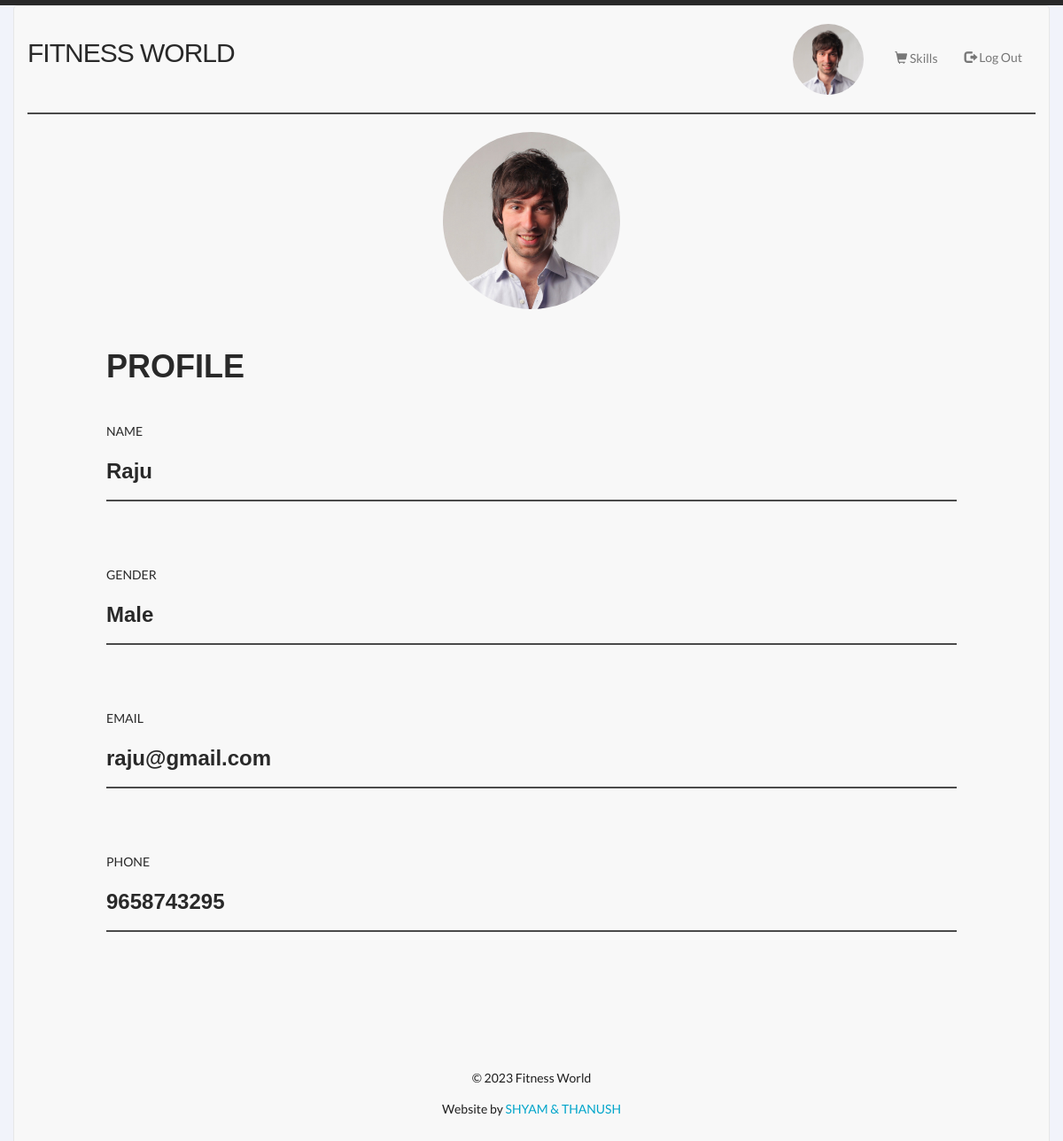
The app's page /2.php (signed in) with its own data.
### tables this page shows
CREATE TABLE `trainer` (
  
`trainerid` int(30) NOT NULL,
 
 `name` varchar(40) NOT NULL,

  `email` varchar(30) NOT NULL,
  
`phone` varchar(30) NOT NULL,

  `traineruid` varchar(30) NOT NULL,
  
`trainerpwd` varchar(30) NOT NULL,

  `gender` varchar(10) DEFAULT NULL
);

### 2.php (the view, shortened to what this page needs)
<!DOCTYPE html>
<html>
<head>
<link rel="stylesheet" type="text/css" media="screen" href="css/bootstrap.min.css">
  <link href="https://maxcdn.bootstrapcdn.com/bootstrap/3.3.7/css/bootstrap.min.css" rel="stylesheet">
  <link rel="stylesheet" type="text/css" media="screen" href="css/style.css">
  <link rel="stylesheet" type="text/css" media="screen" href="css/grid_12.css">
  <link rel="stylesheet" type="text/css" media="screen" href="css/slider.css">
</head>
<body>
<div class="container-fluid">
<nav class="navbar navbar-default" role="navigation">
	<div class="container-fluid">
		<div class="navbar-header">
			<a class="navbar-brand" href="traineruser.php"><h2>FITNESS WORLD</h2></a>
		</div>
		<div class="collapse navbar-collapse" id="navbar1">
			<ul class="nav navbar-nav navbar-right">
        <li>
          <div class="profile-userpic">
          <img class="img-circle" src="images/profile_user.jpg" class="img-responsive" alt="" style="width: 80px; margin-top: 20px; margin-right: 20px; ">
        </div>
      </li>
		      <li><a href="b.php" style="margin-top: 43%;"><span class="glyphicon glyphicon-shopping-cart"></span> Skills</a></li>
				<li><a href="logout.php" style="margin-top: 35%;"><span class="glyphicon glyphicon-log-out"></span> Log Out</a></li>
			</ul>
		</div>
  <hr style="border: 1px solid rgba(0,0,0,0.7) !important;color: #000000;">
		<div class="main">
        <div class="profile-usertitle">
          <div class="profile-userpic">
          <img class="img-circle" src="images/profile_user.jpg" class="img-responsive" alt="" style="width: 200px;"><br><br>
      </div>
      <div >
        <h1 style="float: left;"><b>PROFILE</b></h1>
        <br><br><br><br>
        <p style="float: left;">NAME</p><br>
         <?php
     $con=mysqli_connect("localhost:3307","root","","loginsystem");
      $id=$_SESSION["trainerid"];
       $query1="select * from trainer where traineruid='$id'";
       $result1=mysqli_query($con,$query1);
        while ($row=mysqli_fetch_array($result1)){
         $name=$row ['name'];
         echo "<h3><b style='float:left;'>$name </b></h3>
    ";
       }
?>
<br>
<hr style="border: 1px solid rgba(0,0,0,0.7) !important;color: #00000;">
<br>
<br>
 <p style="float: left;">GENDER</p><br>
         <?php
     $con=mysqli_connect("localhost:3307","root","","loginsystem");
      $id=$_SESSION["trainerid"];
       $query1="select * from trainer where traineruid='$id'";
       $result1=mysqli_query($con,$query1);
        while ($row=mysqli_fetch_array($result1)){
         $gender=$row ['gender'];
         echo "<h3><b style='float:left;'>$gender</b></h3>
    ";
       }
?>
<br>
<hr style="border: 1px solid rgba(0,0,0,0.7) !important;color: #00000;">
<br>
<br>
 <p style="float: left;">EMAIL</p><br>
         <?php
     $con=mysqli_connect("localhost:3307","root","","loginsystem");
     $id=$_SESSION["trainerid"];
       $query1="select * from trainer where traineruid='$id'";
       $result1=mysqli_query($con,$query1);
        while ($row=mysqli_fetch_array($result1)){
         $email=$row ['email'];
         echo "<h3><b style='float:left;'>$email</b></h3>
    ";
       }
?>
<br>
<hr style="border: 1px solid rgba(0,0,0,0.7) !important;color: #00000;">
<br>
<br>
 <p style="float: left;">PHONE</p><br>
         <?php
     $con=mysqli_connect("localhost:3307","root","","loginsystem");
     $id=$_SESSION["trainerid"];
       $query1="select * from trainer where traineruid='$id'";
       $result1=mysqli_query($con,$query1);
        while ($row=mysqli_fetch_array($result1)){
         $phone=$row ['phone'];
         echo "<h3><b style='float:left;'>$phone</b></h3>
    ";
       }
?>
<br>
<hr style="border: 1px solid rgba(0,0,0,0.7) !important;color: #00000;">
<br>
<br>
</div>
          </div>
      <br><br>
  <footer>
    <p>© 2023 Fitness World</p>
    <p>Website by <a target="_blank" href="#" class="link">SHYAM & THANUSH</a></p>
  </footer>
</div>
	</div>
</div>
</body>
</html>

### css/style.css (style rules this page uses)
html, body { width:100%; padding:0; margin:0; }
body { font: 14px/25px Arial, Helvetica, sans-serif; color:#292929; min-width:960px; background: url(../images/bg.gif) center 0 repeat; border-top:#292929 6px solid; }
.main { width:960px; margin:0 auto; position:relative; }
a { text-decoration:none; cursor:pointer; }
a.link { text-decoration:none; cursor:pointer; color:#01a5ca; }
h2 { font-size:30px; line-height:36px; color:#292929; font-weight:normal; letter-spacing:-1px; }
ul { margin:0; padding:0; list-style-image:none; }
h1 { float:left; }
nav { overflow:hidden; margin-right:30px; width: 100%; }
footer { width:100%; position:relative; overflow:hidden; text-align:center; padding:32px 0 45px 0; }
footer p { color:#1e1e1e; }
p ,span ,li { font-family: 'Lato', sans-serif; }
body { background: #F1F3FA; }
.profile-userpic img { float: none; margin: 0 auto; width: 50%; height: 50%; -webkit-border-radius: 50% !important; border-radius: 50% !important; }
.profile-usertitle { text-align: center; margin-top: 20px; }
ul { list-style: none !important; }

### css/slider.css (style rules this page uses)
* { padding:0; margin:0; }

### records on screen
trainer: name "Raju", gender "Male", email "raju@gmail.com", phone "9658743295"
